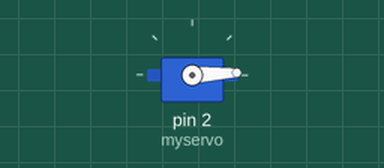
Simulated run of this sketch. Board: Arduino Uno, built with avr-gcc and run on an emulated ATmega328P. Parts: servo.

Above: at 0.05 s.
At 1.3 s:
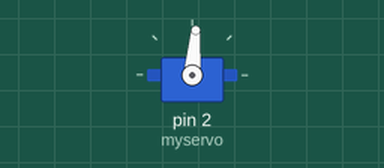
At 2.6 s:
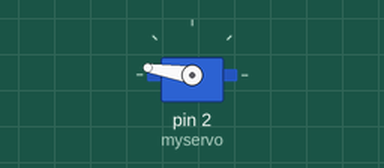
At 5.2 s:
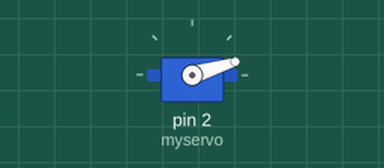
Timing chart, 0 to 7.1 s (numbered marks = the images above):
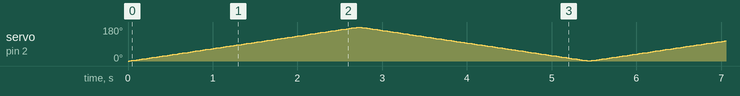

The sketch:

servo.ino
```cpp
#include <Servo.h>
Servo myservo;

int pos = 0;

void setup() {
    myservo.attach(2);
}

void loop() {
    for(pos = 0; pos < 180; pos += 1){

        myservo.write(pos);
        delay(15);
    }

    for(pos = 180; pos>=1; pos-=1) {
        myservo.write(pos);
        delay(15);
    }
}
```
